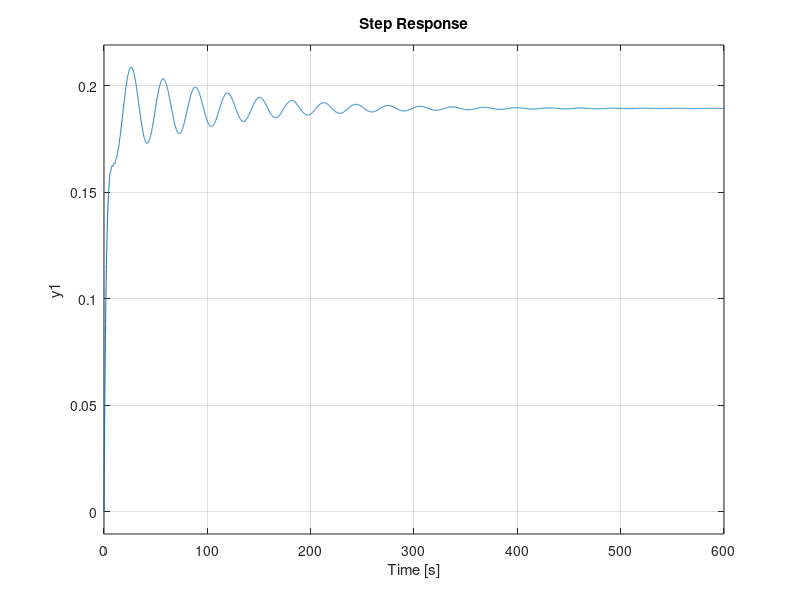

MATLAB code for this plot: (Note: this script raises an error after producing the figure.)
load statespace_data A B C D

% SISO: only first input, only first column of B
BSISO = B(:,1);
Bd = B(:,3);
DSISO = 0;
CSISO = C(1,:);


sys = -ss(A, BSISO, CSISO, DSISO);

bode(sys)

[b, a] = ss2tf(A, BSISO, CSISO, DSISO);
[bd, ad] = ss2tf(A, Bd, CSISO, DSISO);

Gsiso = -tf(b, a);
Gdisturbed = tf(bd, ad);

step(sys)
stepinfo(sys)

%% Figures
figure
pzmap(Gsiso)
p = pole(Gsiso);
z = zero(Gsiso);

[Gm, Pm, Wcg, Wcp] = margin(Gsiso);
Kp = 0.91;
Ki = 0.28;
Kd = 0;
K = pid(Kp,Ki,Kd);

CL = feedback(K, Gsiso);

figure
bode(CL)
step(CL)
stepinfo(CL)

%% H infinity

[K, CL, gamma] = hinfsyn(sys, 1, 1);

